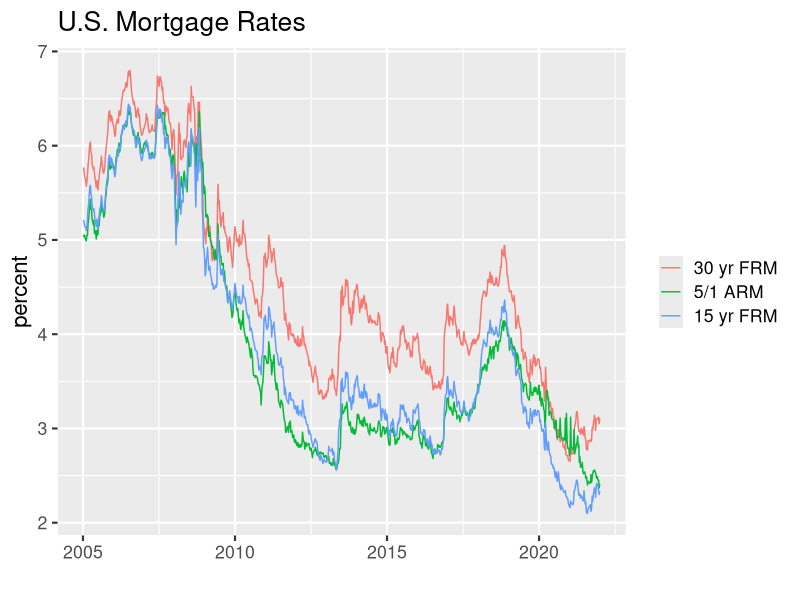
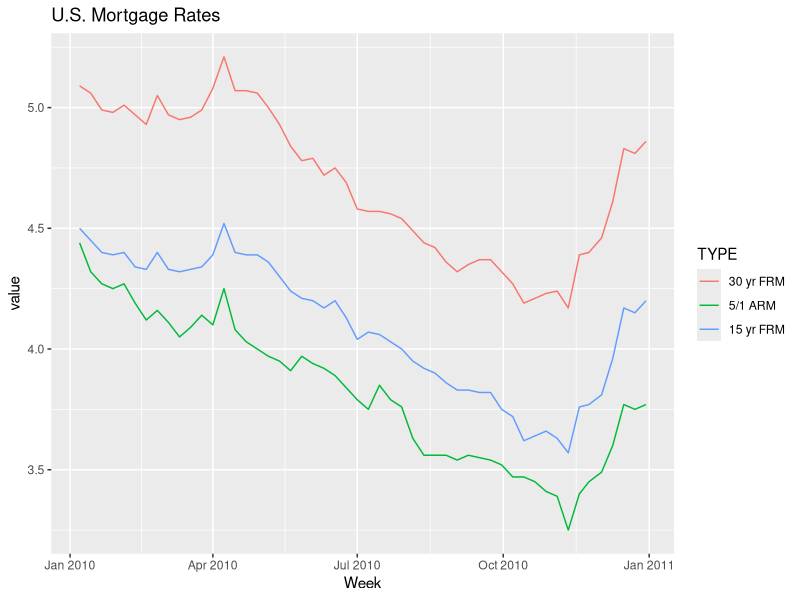

Generate these figures, in order, with R:
## ---- chunk 1
dchar <- "2018-10-12"
ddate <- as.Date(dchar)
class(dchar)
class(ddate)
## ---- chunk 2
as.Date("Thursday, January 6, 2005", format = "%A, %B %d, %Y")
## ---- chunk 3
library(dplyr)
library(readxl)
library(tidyr)
library(ggplot2)
df <- read_excel("data/historicalweeklydata.xls", 
    col_types = c("date", "numeric", "numeric", 
        "numeric"))

df <- df %>% pivot_longer(cols = -c("Week"), names_to = "TYPE") %>%
  mutate(TYPE = forcats::fct_reorder2(TYPE, Week, value))# puts legend in correct order

ggplot(df, aes(Week, value, color = TYPE)) +
  geom_line() +
  ggtitle("U.S. Mortgage Rates") +  labs (x = "", y = "percent") +
  theme_grey(16) +
  theme(legend.title = element_blank())
## ---- chunk 4
library(lubridate)
df2010 <- df %>% filter(year(Week) == 2010)
ggplot(df2010, aes(Week, value, color = TYPE)) +
  geom_line() +
  ggtitle("U.S. Mortgage Rates")
